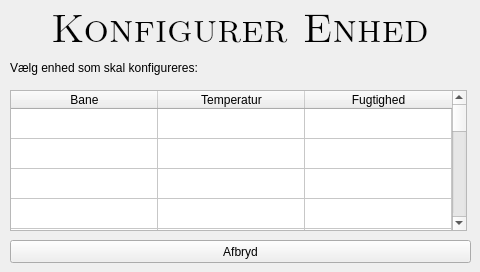
<?xml version="1.0" encoding="UTF-8"?>
<ui version="4.0">
 <class>winConfig</class>
 <widget class="QWidget" name="winConfig">
  <property name="geometry">
   <rect>
    <x>0</x>
    <y>0</y>
    <width>480</width>
    <height>272</height>
   </rect>
  </property>
  <property name="minimumSize">
   <size>
    <width>480</width>
    <height>272</height>
   </size>
  </property>
  <property name="maximumSize">
   <size>
    <width>480</width>
    <height>272</height>
   </size>
  </property>
  <property name="windowTitle">
   <string>Form</string>
  </property>
  <widget class="QLabel" name="lHead">
   <property name="enabled">
    <bool>true</bool>
   </property>
   <property name="geometry">
    <rect>
     <x>0</x>
     <y>0</y>
     <width>480</width>
     <height>51</height>
    </rect>
   </property>
   <property name="font">
    <font>
     <family>Latin Modern Roman Caps</family>
     <pointsize>30</pointsize>
     <underline>false</underline>
    </font>
   </property>
   <property name="text">
    <string>Konfigurer Enhed</string>
   </property>
   <property name="textFormat">
    <enum>Qt::AutoText</enum>
   </property>
   <property name="scaledContents">
    <bool>false</bool>
   </property>
   <property name="alignment">
    <set>Qt::AlignCenter</set>
   </property>
  </widget>
  <widget class="QLabel" name="lDesc">
   <property name="geometry">
    <rect>
     <x>10</x>
     <y>60</y>
     <width>231</width>
     <height>16</height>
    </rect>
   </property>
   <property name="text">
    <string>Vælg enhed som skal konfigureres:</string>
   </property>
  </widget>
  <widget class="QPushButton" name="bAbort">
   <property name="geometry">
    <rect>
     <x>10</x>
     <y>240</y>
     <width>461</width>
     <height>23</height>
    </rect>
   </property>
   <property name="text">
    <string>Afbryd</string>
   </property>
  </widget>
  <widget class="QTableWidget" name="tUnits">
   <property name="geometry">
    <rect>
     <x>10</x>
     <y>90</y>
     <width>457</width>
     <height>141</height>
    </rect>
   </property>
   <property name="autoScrollMargin">
    <number>18</number>
   </property>
   <property name="rowCount">
    <number>18</number>
   </property>
   <attribute name="horizontalHeaderDefaultSectionSize">
    <number>147</number>
   </attribute>
   <attribute name="verticalHeaderVisible">
    <bool>false</bool>
   </attribute>
   <attribute name="verticalHeaderMinimumSectionSize">
    <number>18</number>
   </attribute>
   <row/>
   <row/>
   <row/>
   <row/>
   <row/>
   <row/>
   <row/>
   <row/>
   <row/>
   <row/>
   <row/>
   <row/>
   <row/>
   <row/>
   <row/>
   <row/>
   <row/>
   <row/>
   <column>
    <property name="text">
     <string>Bane</string>
    </property>
   </column>
   <column>
    <property name="text">
     <string>Temperatur</string>
    </property>
   </column>
   <column>
    <property name="text">
     <string>Fugtighed</string>
    </property>
   </column>
  </widget>
 </widget>
 <resources/>
 <connections/>
</ui>
